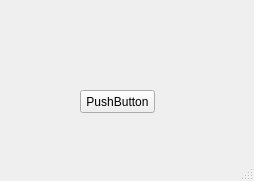
<?xml version="1.0" encoding="UTF-8"?>
<ui version="4.0">
 <class>MainWindow</class>
 <widget class="QMainWindow" name="MainWindow">
  <property name="geometry">
   <rect>
    <x>0</x>
    <y>0</y>
    <width>254</width>
    <height>181</height>
   </rect>
  </property>
  <property name="windowTitle">
   <string>MainWindow</string>
  </property>
  <widget class="QWidget" name="centralwidget">
   <widget class="QPushButton" name="pushButton">
    <property name="geometry">
     <rect>
      <x>80</x>
      <y>90</y>
      <width>75</width>
      <height>23</height>
     </rect>
    </property>
    <property name="text">
     <string>PushButton</string>
    </property>
   </widget>
  </widget>
  <widget class="QMenuBar" name="menubar">
   <property name="geometry">
    <rect>
     <x>0</x>
     <y>0</y>
     <width>254</width>
     <height>21</height>
    </rect>
   </property>
  </widget>
  <widget class="QStatusBar" name="statusbar"/>
 </widget>
 <resources/>
 <connections/>
</ui>
